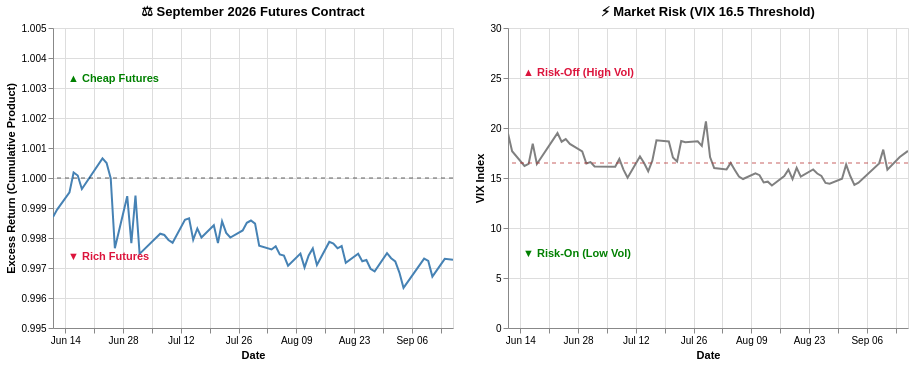

Notebook source saved alongside this figure:
### Markdown cell above
### 🔄 The September 2026 Contract: The Risk-On Reversal
**What are we observing?**
The September 2026 contract perfectly illustrates a market transitioning back into a state of complacency. In late June, after an initial brief spike, the cumulative excess return plunges sharply below the 1.0 baseline, dropping deep into "Rich Futures" territory near 0.9980. Throughout July, the VIX chops around the 16.5 threshold before definitively breaking lower in August, settling into a calm "Risk-On" regime hovering near 15. During this prolonged period of suppressed volatility, the cumulative excess return remains largely trapped below the baseline, only managing to recover and cross back into positive territory in early September as the VIX registers a minor uptick.

### Code cell
# Results September 2026 contract: Jun 12, 2025-Sep. 16, 2026
sep_graph=create_arb_vix(start='2026-06-11',end='2026-09-16')
display(plot_contract_arb_band(sep_graph,'September 2026 Futures Contract',return_domain=[0.995, 1.005]))

### Figure 1 — Vega-Lite specification as saved in the notebook (floating-point values rounded to 4 significant figures)
{"config": {"view": {"continuousWidth": 300, "continuousHeight": 300}}, "hconcat": [{"layer": [{"data": {"name": "data-55e543dd9606db46198aa8a23e01ca29"}, "mark": {"type": "line", "color": "steelblue", "strokeWidth": 2}, "encoding": {"tooltip": [{"field": "date", "type": "temporal"}, {"field": "Cumulative Excess Return", "type": "quantitative"}], "x": {"field": "date", "title": "Date", "type": "temporal"}, "y": {"field": "Cumulative Excess Return", "scale": {"domain": [0.995, 1.005]}, "title": "Excess Return (Cumulative Product)", "type": "quantitative"}}, "name": "view_9"}, {"data": {"name": "data-62270e77d641448c13ff0a9fcf3e6578"}, "mark": {"type": "rule", "color": "black", "opacity": 0.6, "strokeDash": [4, 4]}, "encoding": {"y": {"field": "y", "type": "quantitative"}}}, {"data": {"name": "data-43807a7517ce8d1e736d09477ce97267"}, "mark": {"type": "text", "align": "left", "baseline": "top", "color": "green", "dx": 5, "fontWeight": "bold"}, "encoding": {"text": {"field": "text", "type": "nominal"}, "x": {"value": 10}, "y": {"field": "y", "type": "quantitative"}}}, {"data": {"name": "data-bfe5ff7198e2b8f6f045fd9762d0a983"}, "mark": {"type": "text", "align": "left", "baseline": "bottom", "color": "crimson", "dx": 5, "fontWeight": "bold"}, "encoding": {"text": {"field": "text", "type": "nominal"}, "x": {"value": 10}, "y": {"field": "y", "type": "quantitative"}}}], "height": 300, "title": "⚖️ September 2026 Futures Contract", "width": 400}, {"layer": [{"data": {"name": "data-55e543dd9606db46198aa8a23e01ca29"}, "mark": {"type": "line", "color": "gray", "strokeWidth": 2}, "encoding": {"tooltip": [{"field": "date", "type": "temporal"}, {"field": "VIX", "type": "quantitative"}], "x": {"field": "date", "title": "Date", "type": "temporal"}, "y": {"field": "VIX", "scale": {"domain": [1, 30]}, "title": "VIX Index", "type": "quantitative"}}, "name": "view_10"}, {"data": {"name": "data-36ce8cf7b9b85712b0e5da6a8d4c123f"}, "mark": {"type": "rule", "color": "firebrick", "opacity": 0.7, "strokeDash": [4, 4]}, "encoding": {"y": {"field": "y", "type": "quantitative"}}}, {"data": {"name": "data-e1693b16d8edb1761d863943e923bf84"}, "mark": {"type": "text", "align": "left", "baseline": "bottom", "color": "crimson", "dx": 5, "fontWeight": "bold"}, "encoding": {"text": {"field": "text", "type": "nominal"}, "x": {"value": 10}, "y": {"field": "y", "type": "quantitative"}}}, {"data": {"name": "data-7e10542b402220f02c931d4ac3477b9e"}, "mark": {"type": "text", "align": "left", "baseline": "top", "color": "green", "dx": 5, "fontWeight": "bold"}, "encoding": {"text": {"field": "text", "type": "nominal"}, "x": {"value": 10}, "y": {"field": "y", "type": "quantitative"}}}], "height": 300, "title": "⚡ Market Risk (VIX 16.5 Threshold)", "width": 400}], "params": [{"name": "param_5", "select": {"type": "interval", "encodings": ["x"]}, "bind": "scales", "views": ["view_9", "view_10"]}], "$schema": "https://vega.github.io/schema/vega-lite/v5.20.1.json", "datasets": {"data-55e543dd9606db46198aa8a23e01ca29": [{"date": "2026-06-11T00:00:00", "Cumulative Excess Return": 0.9987, "VIX": 19.44}, {"date": "2026-06-12T00:00:00", "Cumulative Excess Return": 0.9989, "VIX": 17.68}, {"date": "2026-06-15T00:00:00", "Cumulative Excess Return": 0.9995, "VIX": 16.2}, {"date": "2026-06-16T00:00:00", "Cumulative Excess Return": 1.0, "VIX": 16.41}, {"date": "2026-06-17T00:00:00", "Cumulative Excess Return": 1.0, "VIX": 18.44}, {"date": "2026-06-18T00:00:00", "Cumulative Excess Return": 0.9996, "VIX": 16.4}, {"date": "2026-06-23T00:00:00", "Cumulative Excess Return": 1.001, "VIX": 19.49}, {"date": "2026-06-24T00:00:00", "Cumulative Excess Return": 1.0, "VIX": 18.63}, {"date": "2026-06-25T00:00:00", "Cumulative Excess Return": 1.0, "VIX": 18.89}, {"date": "2026-06-26T00:00:00", "Cumulative Excess Return": 0.9977, "VIX": 18.41}, {"date": "2026-06-29T00:00:00", "Cumulative Excess Return": 0.9994, "VIX": 17.65}, {"date": "2026-06-30T00:00:00", "Cumulative Excess Return": 0.9978, "VIX": 16.45}, {"date": "2026-07-01T00:00:00", "Cumulative Excess Return": 0.9994, "VIX": 16.59}, {"date": "2026-07-02T00:00:00", "Cumulative Excess Return": 0.9975, "VIX": 16.15}, {"date": "2026-07-07T00:00:00", "Cumulative Excess Return": 0.9981, "VIX": 16.13}, {"date": "2026-07-08T00:00:00", "Cumulative Excess Return": 0.9981, "VIX": 16.9}, {"date": "2026-07-09T00:00:00", "Cumulative Excess Return": 0.9979, "VIX": 15.84}, {"date": "2026-07-10T00:00:00", "Cumulative Excess Return": 0.9978, "VIX": 15.03}, {"date": "2026-07-13T00:00:00", "Cumulative Excess Return": 0.9986, "VIX": 17.16}, {"date": "2026-07-14T00:00:00", "Cumulative Excess Return": 0.9987, "VIX": 16.5}, {"date": "2026-07-15T00:00:00", "Cumulative Excess Return": 0.9979, "VIX": 15.67}, {"date": "2026-07-16T00:00:00", "Cumulative Excess Return": 0.9983, "VIX": 16.73}, {"date": "2026-07-17T00:00:00", "Cumulative Excess Return": 0.998, "VIX": 18.77}, {"date": "2026-07-20T00:00:00", "Cumulative Excess Return": 0.9984, "VIX": 18.65}, {"date": "2026-07-21T00:00:00", "Cumulative Excess Return": 0.9978, "VIX": 17.05}, {"date": "2026-07-22T00:00:00", "Cumulative Excess Return": 0.9986, "VIX": 16.64}, {"date": "2026-07-23T00:00:00", "Cumulative Excess Return": 0.9982, "VIX": 18.7}, {"date": "2026-07-24T00:00:00", "Cumulative Excess Return": 0.998, "VIX": 18.58}, {"date": "2026-07-27T00:00:00", "Cumulative Excess Return": 0.9983, "VIX": 18.67}, {"date": "2026-07-28T00:00:00", "Cumulative Excess Return": 0.9985, "VIX": 18.21}, {"date": "2026-07-29T00:00:00", "Cumulative Excess Return": 0.9986, "VIX": 20.66}, {"date": "2026-07-30T00:00:00", "Cumulative Excess Return": 0.9985, "VIX": 17.09}, {"date": "2026-07-31T00:00:00", "Cumulative Excess Return": 0.9977, "VIX": 15.99}, {"date": "2026-08-03T00:00:00", "Cumulative Excess Return": 0.9976, "VIX": 15.86}, {"date": "2026-08-04T00:00:00", "Cumulative Excess Return": 0.9977, "VIX": 16.5}, {"date": "2026-08-05T00:00:00", "Cumulative Excess Return": 0.9975, "VIX": 15.81}, {"date": "2026-08-06T00:00:00", "Cumulative Excess Return": 0.9974, "VIX": 15.15}, {"date": "2026-08-07T00:00:00", "Cumulative Excess Return": 0.9971, "VIX": 14.9}, {"date": "2026-08-10T00:00:00", "Cumulative Excess Return": 0.9975, "VIX": 15.46}, {"date": "2026-08-11T00:00:00", "Cumulative Excess Return": 0.997, "VIX": 15.28}, {"date": "2026-08-12T00:00:00", "Cumulative Excess Return": 0.9974, "VIX": 14.55}, {"date": "2026-08-13T00:00:00", "Cumulative Excess Return": 0.9977, "VIX": 14.63}, {"date": "2026-08-14T00:00:00", "Cumulative Excess Return": 0.9971, "VIX": 14.25}, {"date": "2026-08-17T00:00:00", "Cumulative Excess Return": 0.9979, "VIX": 15.19}, {"date": "2026-08-18T00:00:00", "Cumulative Excess Return": 0.9978, "VIX": 15.84}, {"date": "2026-08-19T00:00:00", "Cumulative Excess Return": 0.9977, "VIX": 14.89}, {"date": "2026-08-20T00:00:00", "Cumulative Excess Return": 0.9977, "VIX": 16.01}, {"date": "2026-08-21T00:00:00", "Cumulative Excess Return": 0.9972, "VIX": 15.13}, {"date": "2026-08-24T00:00:00", "Cumulative Excess Return": 0.9975, "VIX": 15.85}, {"date": "2026-08-25T00:00:00", "Cumulative Excess Return": 0.9972, "VIX": 15.45}, {"date": "2026-08-26T00:00:00", "Cumulative Excess Return": 0.9973, "VIX": 15.21}, {"date": "2026-08-27T00:00:00", "Cumulative Excess Return": 0.997, "VIX": 14.51}, {"date": "2026-08-28T00:00:00", "Cumulative Excess Return": 0.9969, "VIX": 14.43}, {"date": "2026-08-31T00:00:00", "Cumulative Excess Return": 0.9975, "VIX": 14.92}, {"date": "2026-09-01T00:00:00", "Cumulative Excess Return": 0.9973, "VIX": 16.34}, {"date": "2026-09-02T00:00:00", "Cumulative Excess Return": 0.9972, "VIX": 15.2}, {"date": "2026-09-03T00:00:00", "Cumulative Excess Return": 0.9968, "VIX": 14.32}, {"date": "2026-09-04T00:00:00", "Cumulative Excess Return": 0.9963, "VIX": 14.53}, {"date": "2026-09-09T00:00:00", "Cumulative Excess Return": 0.9973, "VIX": 16.46}, {"date": "2026-09-10T00:00:00", "Cumulative Excess Return": 0.9972, "VIX": 17.84}, {"date": "2026-09-11T00:00:00", "Cumulative Excess Return": 0.9967, "VIX": 15.84}, {"date": "2026-09-14T00:00:00", "Cumulative Excess Return": 0.9973, "VIX": 17.1}, {"date": "2026-09-16T00:00:00", "Cumulative Excess Return": 0.9973, "VIX": 17.71}], "data-62270e77d641448c13ff0a9fcf3e6578": [{"y": 1.0}], "data-43807a7517ce8d1e736d09477ce97267": [{"y": 1.003, "text": "▲ Cheap Futures"}], "data-bfe5ff7198e2b8f6f045fd9762d0a983": [{"y": 0.9972, "text": "▼ Rich Futures"}], "data-36ce8cf7b9b85712b0e5da6a8d4c123f": [{"y": 16.5}], "data-e1693b16d8edb1761d863943e923bf84": [{"y": 25, "text": "▲ Risk-Off (High Vol)"}], "data-7e10542b402220f02c931d4ac3477b9e": [{"y": 8, "text": "▼ Risk-On (Low Vol)"}]}}
